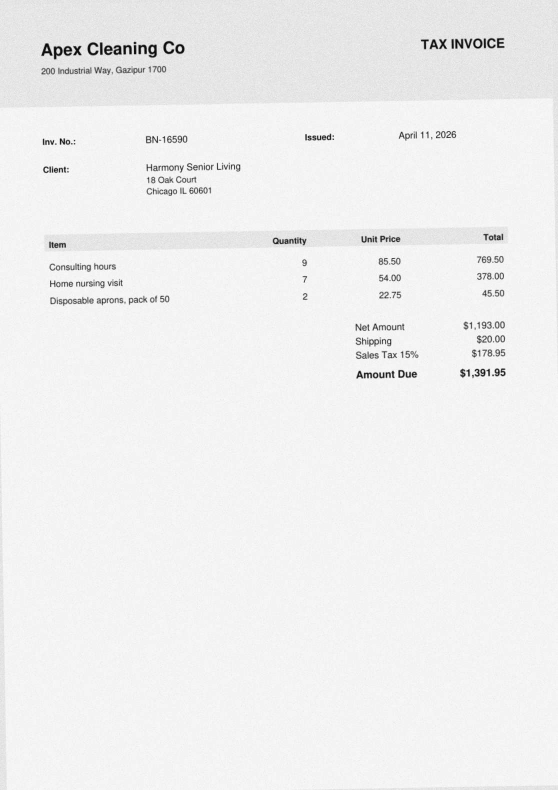
#> input picture eval/dataset/image_04_light.jpg, 1116 x 1580 px (shown at 1/2 size)
$ python -i ocr.py   (imports and definitions only)
#> lines starting #> are read from the running program, lines starting #| are printed output that depends on the picture; after the words box and inside, x2 and y2 are one past the last pixel; in counts of white or black regions, pixels touching at a corner belong together
#> further down, picture is the input picture: shape (1580, 1116); min 0, max 255, mean 239.4
"""OCR with OpenCV clean-up (deskew, denoise, binarise, upscale) + Tesseract. Picks the best of several attempts."""
from __future__ import annotations

import cv2
import numpy as np
import pytesseract

# [1 line not run here, left out]

GOOD_CONFIDENCE = 80.0
RETRY_CONFIDENCE = 60.0
TARGET_LONG_SIDE = 2400
MAX_LONG_SIDE = 6000


def _rescale(gray: np.ndarray) -> np.ndarray:
    h, w = gray.shape[:2]
    long_side = max(h, w)
    if long_side > MAX_LONG_SIDE:
        f = MAX_LONG_SIDE / long_side
        return cv2.resize(gray, None, fx=f, fy=f, interpolation=cv2.INTER_AREA)
    if long_side < 1800:  # low resolution -> upscale so letters are big enough for Tesseract
        f = min(TARGET_LONG_SIDE / long_side, 3.0)
        return cv2.resize(gray, None, fx=f, fy=f, interpolation=cv2.INTER_CUBIC)
    return gray


def estimate_skew(gray: np.ndarray, limit: float = 10.0) -> float:
    """Skew angle (degrees) found by maximising the variance of the horizontal projection profile."""
#> called with limit = 10
    h, w = gray.shape[:2]
    scale = 700.0 / max(h, w)
    small = cv2.resize(gray, None, fx=scale, fy=scale, interpolation=cv2.INTER_AREA) if scale < 1 else gray
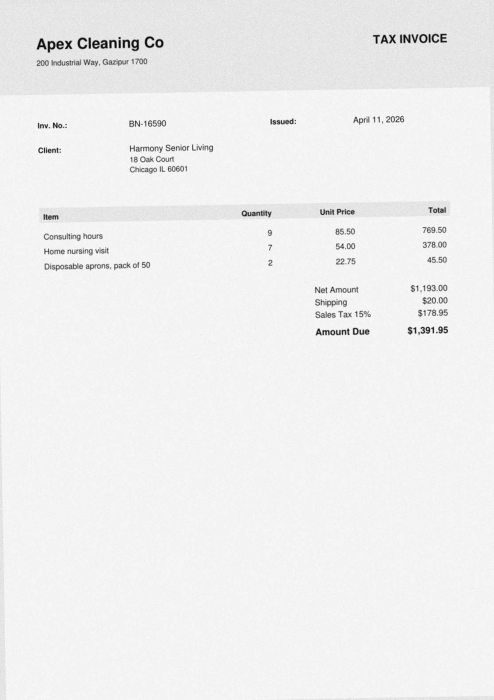
#> small: shape (700, 494); min 8, max 250, mean 239.4
    _, bw = cv2.threshold(small, 0, 255, cv2.THRESH_BINARY_INV + cv2.THRESH_OTSU)
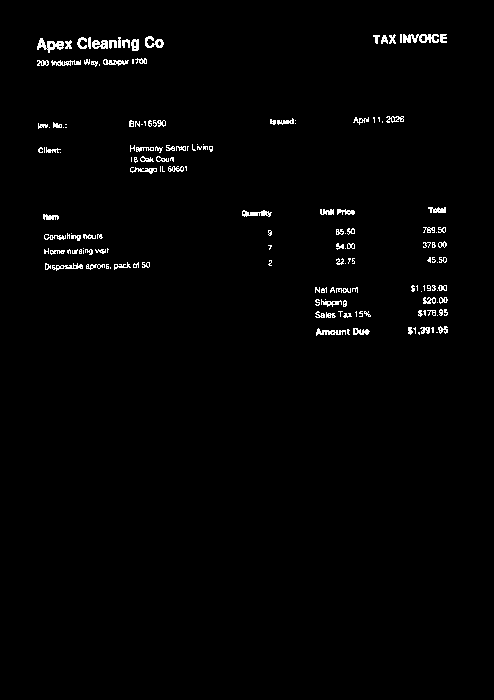
#> bw: shape (700, 494); 1.5% white in thin lines or dots, all inside (x1, y1, x2, y2) = (37, 34, 448, 336)
    sh, sw = bw.shape
    center = (sw / 2, sh / 2)

    def score(angle: float) -> float:
#> called with angle = -10
        m = cv2.getRotationMatrix2D(center, angle, 1.0)
        rot = cv2.warpAffine(bw, m, (sw, sh), flags=cv2.INTER_NEAREST)
#> rot: shape (700, 494); 1.4% white in thin lines or dots, all inside (x1, y1, x2, y2) = (62, 7, 494, 369)
        return float(np.var(rot.sum(axis=1, dtype=np.float32)))

    coarse = max(np.arange(-limit, limit + 0.01, 0.5), key=score)
#> in score (call 37), `m = cv2.getRotationMatrix2D(center, angle, 1.0)`: m = [[0.99, 0.139, -46.31], [-0.139, 0.99, 37.78]]
#> in score (call 37), `rot = cv2.warpAffine(bw, m, (sw, sh), flags=cv2.INTER_NEAREST)`:
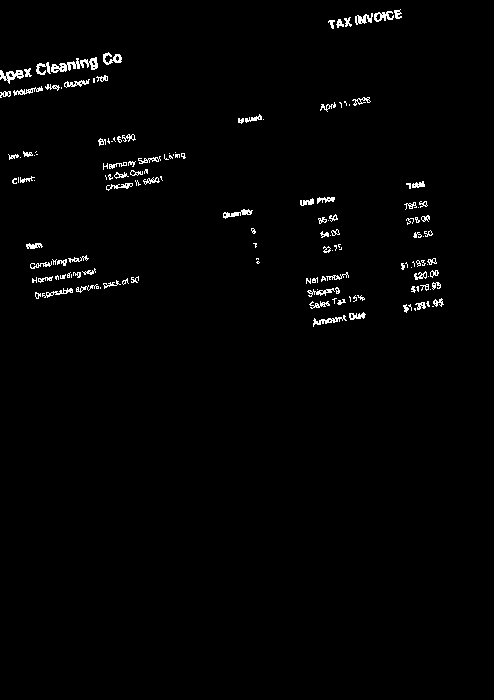
#> rot: shape (700, 494); 1.4% white in thin lines or dots, all inside (x1, y1, x2, y2) = (0, 9, 444, 327)
#> in score (call 38), `m = cv2.getRotationMatrix2D(center, angle, 1.0)`: m = [[0.989, 0.148, -49.02], [-0.148, 0.989, 40.35]]
#> in score (call 38), `rot = cv2.warpAffine(bw, m, (sw, sh), flags=cv2.INTER_NEAREST)`:
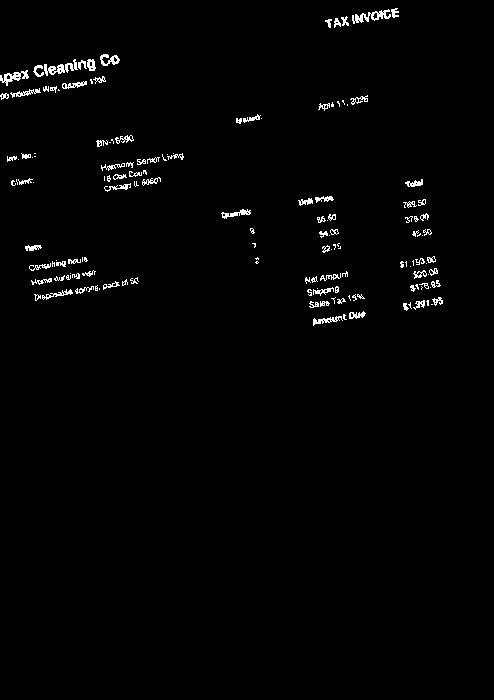
#> rot: shape (700, 494); 1.4% white in thin lines or dots, all inside (x1, y1, x2, y2) = (0, 8, 443, 326)
#> in score (call 39), `m = cv2.getRotationMatrix2D(center, angle, 1.0)`: m = [[0.988, 0.156, -51.71], [-0.156, 0.988, 42.95]]
#> in score (call 39), `rot = cv2.warpAffine(bw, m, (sw, sh), flags=cv2.INTER_NEAREST)`:
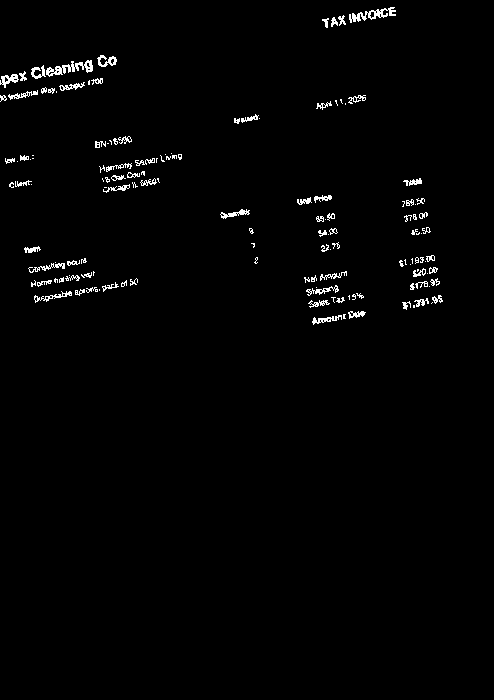
#> rot: shape (700, 494); 1.4% white in thin lines or dots, all inside (x1, y1, x2, y2) = (0, 7, 443, 325)
#> in score (call 40), `m = cv2.getRotationMatrix2D(center, angle, 1.0)`: m = [[0.986, 0.165, -54.38], [-0.165, 0.986, 45.57]]
#> in score (call 40), `rot = cv2.warpAffine(bw, m, (sw, sh), flags=cv2.INTER_NEAREST)`:
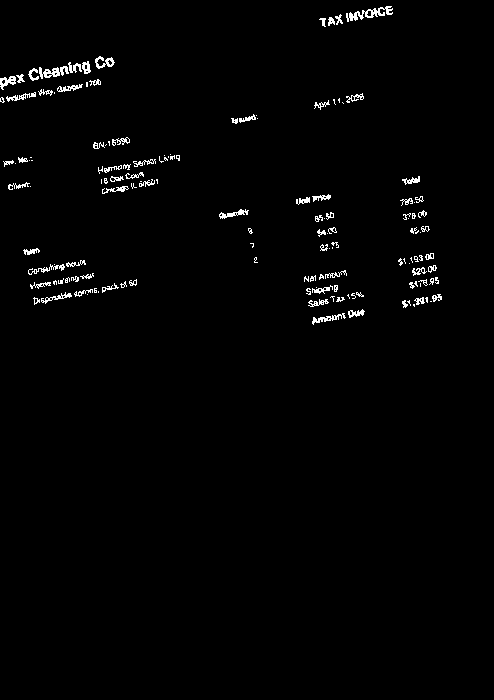
#> rot: shape (700, 494); 1.4% white in thin lines or dots, all inside (x1, y1, x2, y2) = (0, 6, 442, 325)
#> coarse = -1
    fine = max(np.arange(coarse - 0.5, coarse + 0.51, 0.1), key=score)
    return float(fine)


def rotate(gray: np.ndarray, angle: float) -> np.ndarray:
#> called with angle = -1.2
    if abs(angle) < 0.2:
        return gray
    h, w = gray.shape[:2]
    m = cv2.getRotationMatrix2D((w / 2, h / 2), angle, 1.0)
    return cv2.warpAffine(gray, m, (w, h), flags=cv2.INTER_CUBIC, borderMode=cv2.BORDER_CONSTANT, borderValue=255)
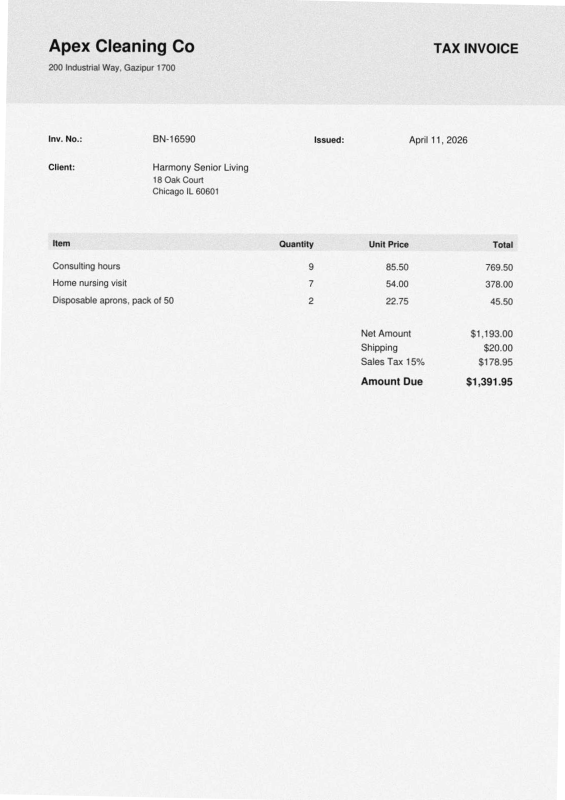
#> returned value: shape (2400, 1695) (shown at 1/3 size); min 0, max 255, mean 239.7


# [22 lines left out: functions clean, fix_orientation, not called in this run]


def run_tesseract(img: np.ndarray, lang: str, psm: int, timeout: int) -> tuple[str, float]:
    """Return (text with line/column structure, mean word confidence 0-100)."""
    data = pytesseract.image_to_data(img, lang=lang, config=f"--oem 1 --psm {psm}",
                                     output_type=pytesseract.Output.DICT, timeout=timeout)
    lines: dict[tuple[int, int, int], list[tuple[int, int, int, str]]] = {}
    confs: list[float] = []
    for i, word in enumerate(data["text"]):
        word = (word or "").strip()
        if not word:
            continue
        key = (data["block_num"][i], data["par_num"][i], data["line_num"][i])
        lines.setdefault(key, []).append((data["left"][i], data["width"][i], data["height"][i], word))
        conf = float(data["conf"][i])
        if conf >= 0:
            confs.append(conf)
    out: list[str] = []
    for key in sorted(lines):
        parts: list[str] = []
        prev_end = None
        for left, width, height, word in sorted(lines[key]):
            if prev_end is not None:
                parts.append("   " if left - prev_end > 1.3 * max(height, 1) else " ")
            parts.append(word)
            prev_end = left + width
        out.append("".join(parts))
    return "\n".join(out), (float(np.mean(confs)) if confs else 0.0)


def ocr_gray(gray: np.ndarray, lang: str = "eng", psm: int = 4, timeout: int = 60) -> tuple[str, float]:
    """OCR one greyscale page. Tries progressively heavier clean-up until the confidence is good."""
    gray = _rescale(gray)
    deskewed = rotate(gray, estimate_skew(gray))
    attempts = [lambda: deskewed,
                lambda: clean(deskewed, denoise=False),
                lambda: clean(deskewed, denoise=True),
                lambda: clean(fix_orientation(deskewed), denoise=True)]
    best_text, best_conf = "", -1.0
    for i, make in enumerate(attempts):
        text, conf = run_tesseract(make(), lang, psm, timeout)
        # prefer higher confidence, but never trade a long text for an empty one
        if conf > best_conf and (len(text) >= 0.5 * len(best_text) or not best_text):
            best_text, best_conf = text, conf
        if best_conf >= (GOOD_CONFIDENCE if i == 0 else RETRY_CONFIDENCE + 10):
            break
#> this loop made 1 pass
#> after the loop, best_conf = -1; best_text = ''
    return best_text, max(best_conf, 0.0)

>>> import cv2
>>> picture = cv2.imread('../../../eval/dataset/image_04_light.jpg', cv2.IMREAD_GRAYSCALE)
#> (the run stopped early here; a loop or call above may not have finished)
